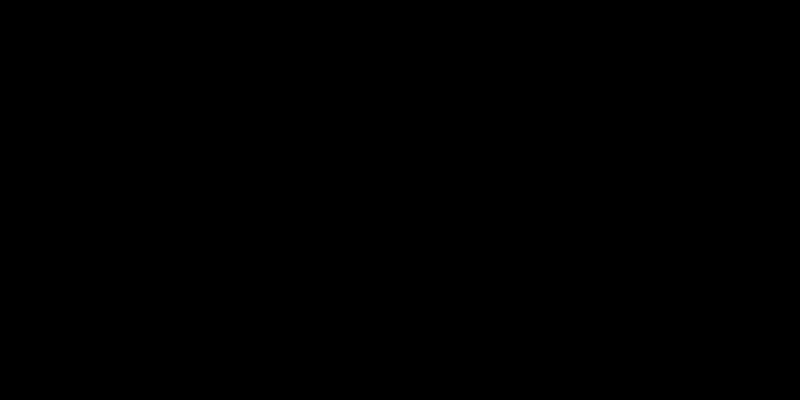
Frame 1 (no input)
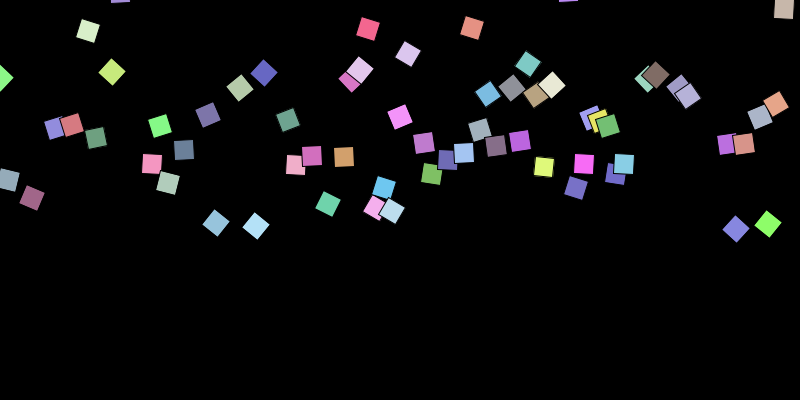
Frame 60 (the mouse pressed at the canvas centre just before this capture)
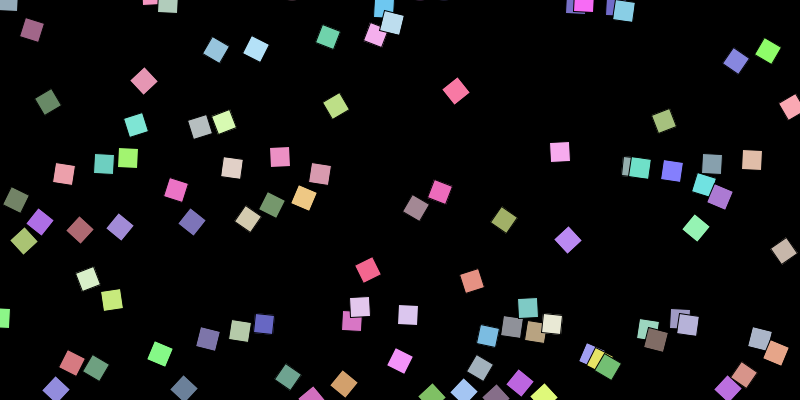
Frame 120 (the mouse held since frame 60 and released just before this capture)

The Processing sketch that drew these frames (run headless with seeded random() and noise(); from frame 60 on, the mouse is pressed at the canvas centre):

// Processing sketch: particles
// ── particles.pde
Particle[] snow;

void setup()
{
  size(800, 400);
  snow = new Particle[100];
  for (int i=0; i<snow.length; i++) {
    snow[i] = new Particle(i*width/snow.length, floor(random(-height, -10)));
  }
}

void draw()
{
  background(0); 
  for (int i=0; i<snow.length; i++) {
    snow[i].draw();
  }
}

class Particle
{
  int x, y;
  color c = color(random(100, 255), random(100, 255), random(100, 255));
  Particle(int x, int y) {
    this.x = x;
    this.y = y;
  }
  void draw() {
    pushMatrix();
    translate(this.x, this.y);
    rotate(y/100f);
    fill(this.c);
    rect(-10, -10, 20, 20);
    popMatrix();
    y = y + round(random(2, 6));
    if (y > height) {
      y = -10;
    }
  }
}
